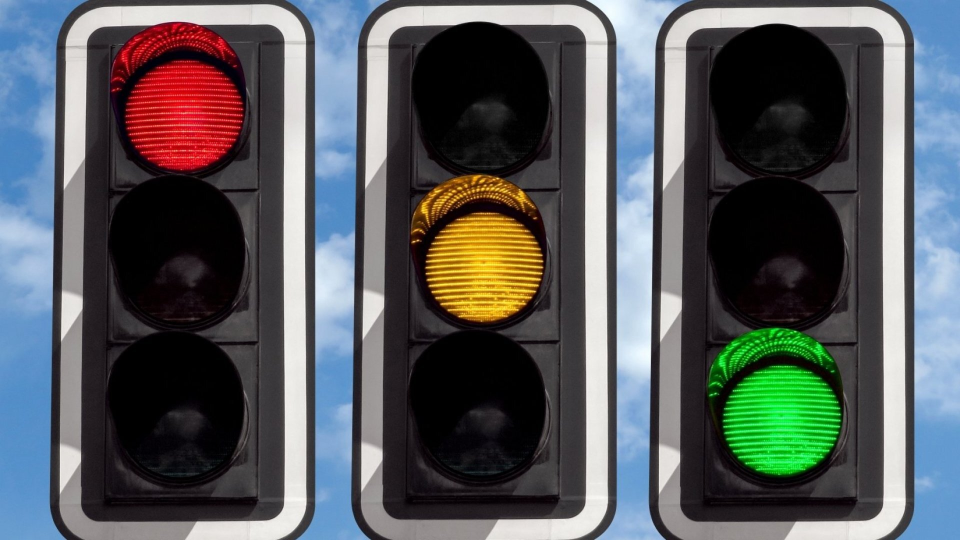
#> input picture image/test.jpg, 1920 x 1080 px (shown at 1/2 size)
$ python Bgr2Gray.py   (older library calls are emulated)
#> lines starting #> are read from the running program, lines starting #| are printed output that depends on the picture
import cv2
import numpy as np
import time

def main():


    img = cv2.imread('image/test.jpg', cv2.IMREAD_COLOR)
#> img is the input picture: shape (1080, 1920, 3); mean B, G, R 94.8, 92.3, 88.3
    h = 1080
    w = 1920

    st = time.time()
    # [6 lines of commented-out code are left out]

    img = bgr2gray_idx(img)
    print(f"operation time is, {time.time() - st}")

    cv2.imshow("result",img)
    cv2.waitKey(0)

def bgr2gray_raw(img):
    weight = [0.11,0.59,0.3]
    h,w,c = img.shape
    rst = np.zeros((h,w),dtype = np.float)
    for _h in range(h):
        for _w in range(w):
            for _c in range(c):
                rst[_h,_w] += (weight[_c] * img[_h,_w,_c])
    return rst.astype(np.uint8)

def bgr2gray_idx(img):
    weight = [0.11,0.59,0.3]
    h,w,_ = img.shape
#> h = 1080; w = 1920
    rst = np.zeros((h,w),dtype = np.float)
    print(rst)
#> (printed output is left out)
    rst = (img[:,:,0] * weight[0]) + (img[:,:,1] * weight[1]) + (img[:,:,2] * weight[2])
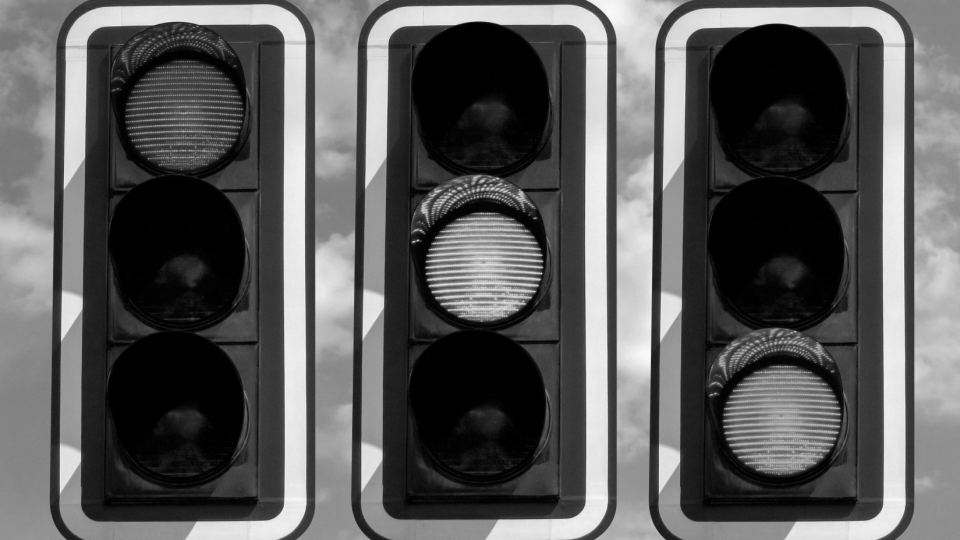
#> rst: shape (1080, 1920) float64 (shown at 1/2 size); min 0, max 253.2, mean 91.4
    return rst.astype(np.uint8)


if __name__ == "__main__":
    main()
